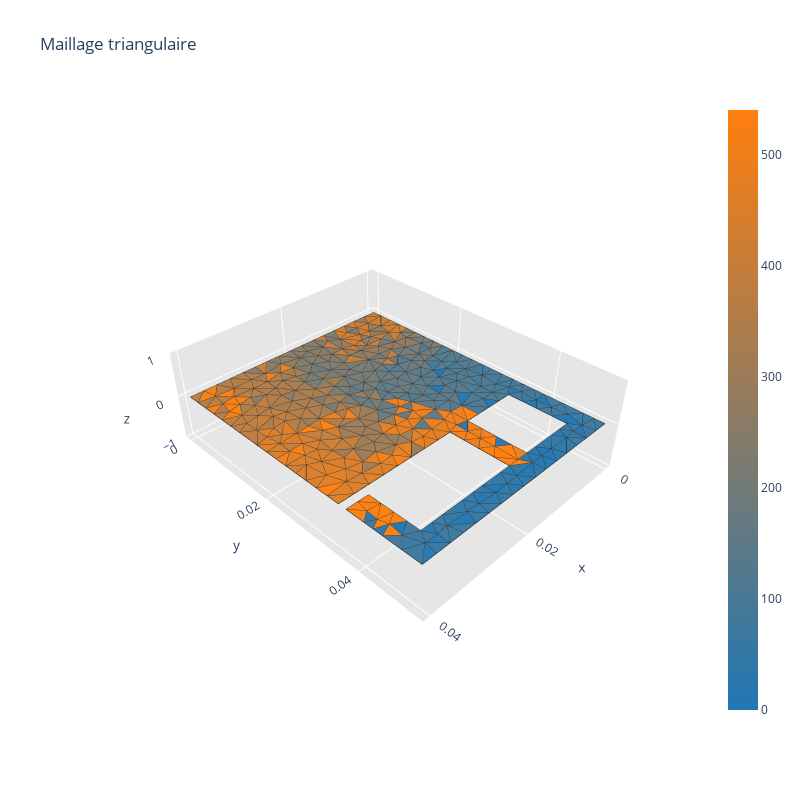

Notebook source saved alongside this figure:
### Code cell
mesh = tr.triangulate(ifa_antenna, 'pq30a0.000005Dj')

nbr_of_points = mesh['vertices'].shape[0]
nbr_of_triangles = mesh['triangles'].shape[0]
print(f"Nombre de points = {nbr_of_points}")
print(f"Nombre de triangles = {nbr_of_triangles}")

triangles = np.zeros((4, nbr_of_triangles), dtype=int)
triangles[:3, :] = mesh['triangles'].T
points = np.zeros((3, nbr_of_points))
points[:2, :] = mesh['vertices'].T

print(f"Matrice points shape = {points.shape}")
print(f"Matrice triangles shape = {triangles.shape}")

feed_point_IFA = [0.016, 0.046, 0]
# feed_point_IFA = [0.004, 0.035, 0]
# feed_point_IFA = [0.016, 0.035, 0]
show_mesh(points, triangles)  # Change "black" si besoin

### Figure 1 — Plotly figure (JSON) as saved in the notebook; plotly's stock layout.template omitted (floating-point values rounded to 4 significant figures; data arrays with more than 128 entries replaced by an {"elided": "..."} marker saying what was removed)
{"data": [{"facecolor": {"elided": "541 str values"}, "i": {"elided": "541 int values"}, "j": {"elided": "541 int values"}, "k": {"elided": "541 int values"}, "name": "", "type": "mesh3d", "x": {"elided": "328 float values"}, "y": {"elided": "328 float values"}, "z": {"elided": "328 int values"}}, {"line": {"color": "rgb(50, 50, 50)", "width": 1.5}, "mode": "lines", "showlegend": false, "type": "scatter3d", "x": {"elided": "2705 float values"}, "y": {"elided": "2705 float values"}, "z": {"elided": "2705 int values"}}, {"hoverinfo": "none", "marker": {"color": [0, 540], "colorscale": [[0, "rgb(31, 119, 180)"], [1, "rgb(255, 127, 14)"]], "showscale": true, "size": 0.1}, "mode": "markers", "showlegend": false, "type": "scatter3d", "x": [0], "y": [0], "z": [0]}], "layout": {"height": 800, "scene": {"aspectratio": {"x": 0.8, "y": 1, "z": 0.3}, "xaxis": {"backgroundcolor": "rgb(230, 230, 230)", "gridcolor": "rgb(255, 255, 255)", "showbackground": true, "zerolinecolor": "rgb(255, 255, 255)"}, "yaxis": {"backgroundcolor": "rgb(230, 230, 230)", "gridcolor": "rgb(255, 255, 255)", "showbackground": true, "zerolinecolor": "rgb(255, 255, 255)"}, "zaxis": {"backgroundcolor": "rgb(230, 230, 230)", "gridcolor": "rgb(255, 255, 255)", "showbackground": true, "zerolinecolor": "rgb(255, 255, 255)"}}, "title": {"text": "Maillage triangulaire"}, "width": 800}}
